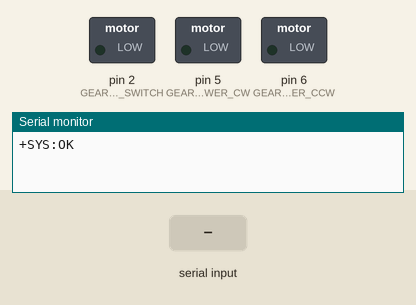
This sketch was run on a simulated Arduino Uno, built with avr-gcc and run on an emulated ATmega328P. Shown: switched loads named in the sketch (green lamp = pin HIGH), the last lines printed to the serial monitor. Wiring (inferred from the names in the program): ADXL345 accelerometer at I2C address 0x53. Inputs (shaded band) come from the test bench.

Above: at 1.3 s.
1.4 s: "AT+CCW" received over Serial
At 2.6 s:
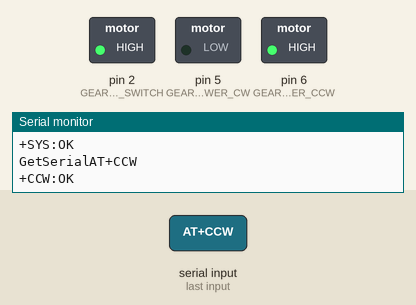
3.0 s: "AT+HAND" received over Serial
4.6 s: "AT+BYE" received over Serial
6.2 s: "AT+CW" received over Serial
At 7.6 s:
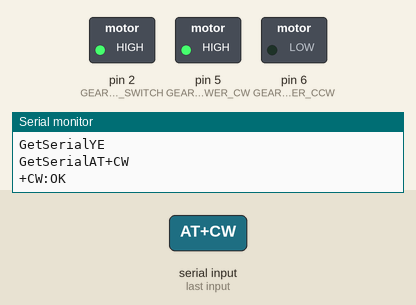
Timing chart, 0 to 8.7 s (numbered marks = the images above; inputs shaded):
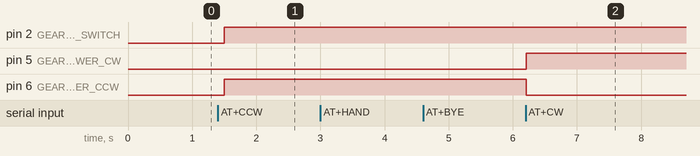

The sketch:

ATmega328p-ElevationPart.ino
```cpp
// (licence header left out)
/**
 * @brief important!!!!
 * For MAX490 Chip
 * TX - TX
 * RX - RX
 */

#include <Wire.h>
// #include <avr/wdt.h>

#define IS_DEBUG true

#define GEARED_MOTOR_POWER_SWITCH 2
#define GEARED_MOTOR_POWER_CW 5
#define GEARED_MOTOR_POWER_CCW 6

int ADXL345 = 0x53;

float ADXL345XOut, ADXL345YOut, ADXL345ZOut, ADXL345ZAngle;

void startRotateCW(String serialString) {
    digitalWrite(GEARED_MOTOR_POWER_SWITCH, 0);
    digitalWrite(GEARED_MOTOR_POWER_CCW, 0);
    digitalWrite(GEARED_MOTOR_POWER_CW, 1);
    digitalWrite(GEARED_MOTOR_POWER_SWITCH, 1);
    Serial.println("+CW:OK");
}

void startRotateCCW(String serialString) {
    digitalWrite(GEARED_MOTOR_POWER_SWITCH, 0);
    digitalWrite(GEARED_MOTOR_POWER_CW, 0);
    digitalWrite(GEARED_MOTOR_POWER_CCW, 1);
    digitalWrite(GEARED_MOTOR_POWER_SWITCH, 1);
    Serial.println("+CCW:OK");
}

void stopRotate() {
    digitalWrite(GEARED_MOTOR_POWER_SWITCH, 0);
    digitalWrite(GEARED_MOTOR_POWER_CW, 0);
    digitalWrite(GEARED_MOTOR_POWER_CCW, 0);
    Serial.println("+STOP:OK");
}

void resetRotate() {}

void readADXL345() {
    Wire.beginTransmission(ADXL345);
    Wire.write(0x32);
    Wire.endTransmission(false);
    Wire.requestFrom(ADXL345, 6, true);

    ADXL345XOut = (Wire.read() | Wire.read() << 8);
    ADXL345XOut = ADXL345XOut / 256;
    ADXL345YOut = (Wire.read() | Wire.read() << 8);
    ADXL345YOut = ADXL345YOut / 256;
    ADXL345ZOut = (Wire.read() | Wire.read() << 8);
    ADXL345ZOut = ADXL345ZOut / 256;

    if (ADXL345XOut > 0) {
        ADXL345ZAngle = ADXL345YOut * 90;
    } else {
        ADXL345ZAngle = 180 - ADXL345YOut * 90;
    }
}

void printADXL345() {
    Serial.print("+ANGLE:");
    Serial.print(ADXL345XOut);
    Serial.print(",");
    Serial.print(ADXL345YOut);
    Serial.print(",");
    Serial.print(ADXL345ZOut);
    Serial.print(",");
    Serial.println(ADXL345ZAngle);
}

void onSerialCall() {
    String serialString;

    // 当串口有数据则循环运行如下处理
    while (Serial.available()) {
        serialString = serialString + (char)Serial.read();
    }

    if (IS_DEBUG) {
        Serial.print("GetSerial");
        Serial.println(serialString);
    }

    if (serialString == "AT+HAND") {
        Serial.print("+HAND:OK");
        // wdt_enable(WDTO_2S);
        return;
    }

    if (serialString == "AT+BYE") {
        Serial.print("+BYE:OK");
        // wdt_disable();
    }

    if (serialString.indexOf("AT+CCW") > -1) {
        startRotateCCW(serialString);
        // wdt_reset();
        return;
    }

    if (serialString.indexOf("AT+CW") > -1) {
        startRotateCW(serialString);
        // wdt_reset();
        return;
    }

    if (serialString == "AT+STOP") {
        stopRotate();
        // wdt_reset();
        return;
    }

    if (serialString == "AT+RESET") {
        resetRotate();
        // wdt_reset();
        return;
    }

    if (serialString == "AT+ANGLE?") {
        readADXL345();
        printADXL345();
        // wdt_reset();
        return;
    }
}

void initPIN() {
    pinMode(GEARED_MOTOR_POWER_SWITCH, OUTPUT);
    digitalWrite(GEARED_MOTOR_POWER_SWITCH, 0);
    pinMode(GEARED_MOTOR_POWER_CW, OUTPUT);
    digitalWrite(GEARED_MOTOR_POWER_CW, 0);
    pinMode(GEARED_MOTOR_POWER_CCW, OUTPUT);
    digitalWrite(GEARED_MOTOR_POWER_CCW, 0);
}

void initADXL345() {
    Wire.begin();
    Wire.beginTransmission(ADXL345);
    Wire.write(0x2D);
    Wire.write(8);
    Wire.endTransmission();
}

void setup() {
    Serial.begin(9600);
    initPIN();
    initADXL345();
    Serial.println("+SYS:OK");
    delay(100);
}

void loop() {
    if (Serial.available()) {
        onSerialCall();
    }
    delay(100);
}
```

Measured:
- after the input at 1.4 s, pin 2 (GEARED_MOTOR_POWER_SWITCH), pin 6 (GEARED_MOTOR_POWER_CCW): LOW → HIGH after 0.10 s
- after the input at 6.2 s, pin 5 (GEARED_MOTOR_POWER_CW): LOW → HIGH at once; pin 6 (GEARED_MOTOR_POWER_CCW): HIGH → LOW at once
